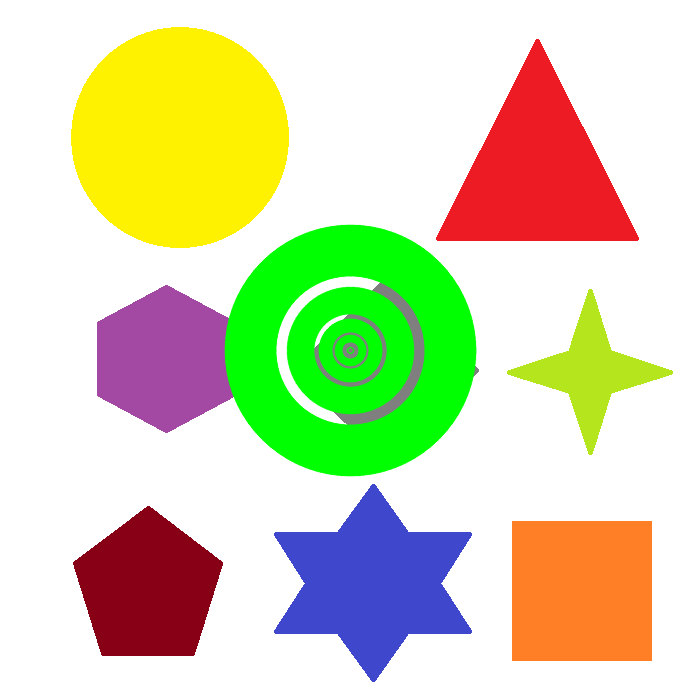
#> input picture saved_image/save_image.png, 700 x 700 px
$ python croping_region.py
#> lines starting #> are read from the running program, lines starting #| are printed output that depends on the picture
import cv2 as cv


img = cv.imread('../../saved_image/save_image.png')
#> img is the input picture: shape (700, 700, 3); mean B, G, R 177.7, 216.4, 214.7
cv.imshow('img', img)
cv.waitKey(0)
# selecting points or coordinates of images to crop, or pixels
starting_x =10
ending_x =200

starting_y =10
ending_y =250
# croping the region
crop_region = img[starting_y : ending_y , starting_x : ending_x]
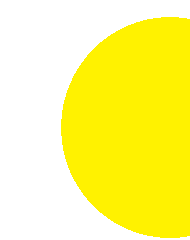
#> crop_region: shape (240, 190, 3); mean B, G, R 124.8, 248.4, 255
cv.imshow('cropped region', crop_region)
cv.waitKey(0)
